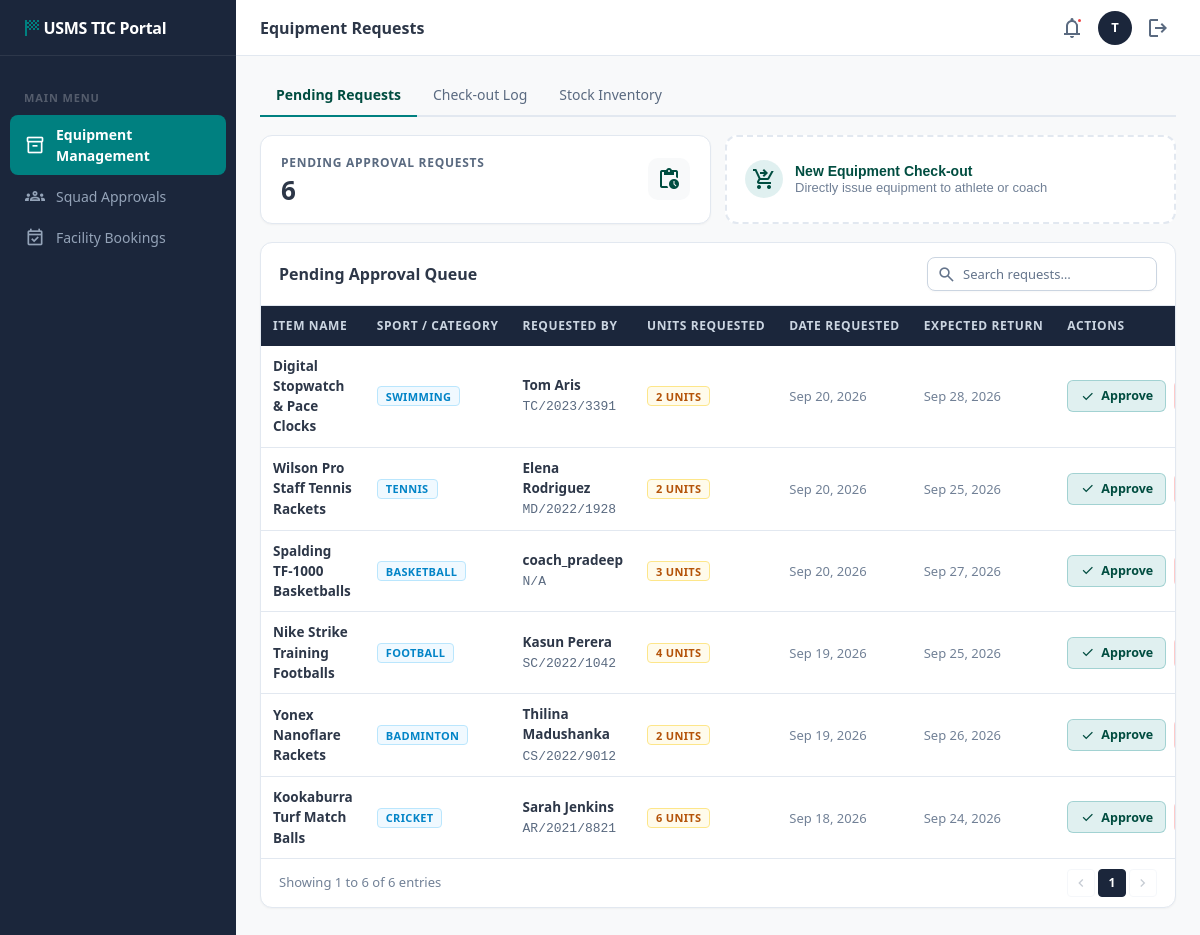
Screenshot of /views/tic_equipment_requests.php (signed in) with the database file from the repository.
### tables this page shows
CREATE TABLE `equipment_issue` (
  `issue_id` int(11) NOT NULL AUTO_INCREMENT,
  `equipment_id` int(11) NOT NULL,
  `quantity` int(11) NOT NULL DEFAULT 1,
  `athletic_id` int(11) DEFAULT NULL,
  `recipient_type` enum('Athlete','Coach') NOT NULL DEFAULT 'Athlete',
  `recipient_name` varchar(150) DEFAULT NULL,
  `issue_date` date NOT NULL,
  `expected_return_date` date NOT NULL,
  `actual_return_date` date DEFAULT NULL,
  `status` enum('Pending','Issued','Returned','Rejected') NOT NULL DEFAULT 'Pending',
  PRIMARY KEY (`issue_id`),
  KEY `athletic_id` (`athletic_id`),
  KEY `equipment_id` (`equipment_id`),
  CONSTRAINT `equipment_issue_ibfk_1` FOREIGN KEY (`athletic_id`) REFERENCES `Athletic` (`athlete_id`),
  CONSTRAINT `equipment_issue_ibfk_2` FOREIGN KEY (`equipment_id`) REFERENCES `equipment` (`equipment_id`)
);

CREATE TABLE `equipment` (
  `equipment_id` int(11) NOT NULL AUTO_INCREMENT,
  `sport_id` int(11) NOT NULL,
  `item_name` varchar(100) NOT NULL,
  `quantity_in_stock` int(11) NOT NULL,
  `condition_status` enum('New','Good','Needs Repair') NOT NULL DEFAULT 'Good',
  PRIMARY KEY (`equipment_id`),
  KEY `sport_id` (`sport_id`),
  CONSTRAINT `equipment_ibfk_1` FOREIGN KEY (`sport_id`) REFERENCES `sports` (`sport_id`)
);

CREATE TABLE `sports` (
  `sport_id` int(11) NOT NULL AUTO_INCREMENT,
  `sport_name` varchar(255) NOT NULL,
  PRIMARY KEY (`sport_id`),
  UNIQUE KEY `sport_name` (`sport_name`)
);

### config/db.php (called while the page is built, shortened)
<?php
class Database {
    private static $host = '127.0.0.1';
    private static $port = '3306';
    private static $db_name = 'USMS';
    private static $username = 'root';
    private static $password = '';
    private static $conn = null;
    public static function connect() {
        if (self::$conn === null) {
            $options = [
                PDO::ATTR_ERRMODE            => PDO::ERRMODE_EXCEPTION,
                PDO::ATTR_DEFAULT_FETCH_MODE => PDO::FETCH_ASSOC,
                PDO::ATTR_EMULATE_PREPARES   => false,
            ];
            try {
                $dsn = 'mysql:host=' . self::$host . ';port=' . self::$port . ';dbname=' . self::$db_name . ';charset=utf8mb4';
                self::$conn = new PDO($dsn, self::$username, self::$password, $options);
                return self::$conn;
            } catch (PDOException $tcpException) {
                $lastError = $tcpException->getMessage();
            }
            die("Database Connection Error: " . $lastError);
        }
        return self::$conn;
    }
}

### models/Equipment.php (called while the page is built, shortened)
<?php
require_once __DIR__ . '/../config/db.php';
class Equipment {
    private $db;
    public function __construct() {
        $this->db = Database::connect();
    }
    public function getPendingRequests() {
        $sql = "
            SELECT
                ei.issue_id,
                ei.equipment_id,
                ei.quantity,
                ei.recipient_type,
                e.item_name,
                s.sport_name,
                COALESCE(a.full_name, ei.recipient_name, 'Staff/Coach') AS requested_by,
                COALESCE(a.index_number, 'N/A') AS index_number,
                COALESCE(a.faculty, 'Sports Staff') AS faculty,
                ei.issue_date,
                ei.expected_return_date,
                ei.status
            FROM equipment_issue ei
            JOIN equipment e ON ei.equipment_id = e.equipment_id
            JOIN sports s ON e.sport_id = s.sport_id
            LEFT JOIN Athletic a ON ei.athletic_id = a.athlete_id
            WHERE ei.status = 'Pending'
            ORDER BY ei.issue_date DESC, ei.issue_id DESC
        ";
        $stmt = $this->db->query($sql);
        return $stmt->fetchAll();
    }
    public function getStats() {
        $totalItems   = (int) $this->db->query("SELECT COALESCE(SUM(quantity_in_stock), 0) FROM equipment")->fetchColumn();
        $inStockTypes = (int) $this->db->query("SELECT COUNT(*) FROM equipment WHERE quantity_in_stock > 0")->fetchColumn();
        $lowStock     = (int) $this->db->query("SELECT COUNT(*) FROM equipment WHERE quantity_in_stock <= 5")->fetchColumn();
        $totalPending = (int) $this->db->query("SELECT COUNT(*) FROM equipment_issue WHERE status = 'Pending'")->fetchColumn();
        $totalOut     = (int) $this->db->query("SELECT COALESCE(SUM(quantity), 0) FROM equipment_issue WHERE status = 'Issued'")->fetchColumn();
        return [
            'total_items'    => $totalItems,
            'in_stock_types' => $inStockTypes,
            'low_stock'      => $lowStock,
            'total_pending'  => $totalPending,
            'total_out'      => $totalOut
        ];
    }
}
?>

### views/tic_equipment_requests.php (the view, shortened to what this page needs)
<?php
require_once '../models/Equipment.php';
$equipModel   = new Equipment();
$requests     = $equipModel->getPendingRequests();
$stats        = $equipModel->getStats();
$totalPending = $stats['total_pending'];
$pageTitle = 'Equipment Requests';
?>
<!DOCTYPE html>
<html lang="en">
<head>
    <link rel="stylesheet" href="../assets/css/dashboard.css">
</head>
<body class="dashboard">
<?php include 'partials/tic_sidebar.php'; ?>
<div class="main-wrapper">
    <?php include 'partials/tic_header.php'; ?>
    <div class="page-content">
        <div class="sub-nav">
            <a href="tic_equipment_requests.php" class="active">Pending Requests</a>
            <a href="tic_checkout_log.php">Check-out Log</a>
            <a href="tic_stock_inventory.php">Stock Inventory</a>
        </div>
        <div class="grid-2">
            <div class="stat-card">
                <div>
                    <div class="stat-label">Pending Approval Requests</div>
                    <div class="stat-value"><?= $totalPending ?></div>
                </div>
                <div class="stat-icon">
                    <span class="material-symbols-outlined">pending_actions</span>
                </div>
            </div>
            <button class="action-card" onclick="openModal('newCheckoutModal')">
                <div class="action-card-icon">
                    <span class="material-symbols-outlined">shopping_cart_checkout</span>
                </div>
                <div>
                    <div class="action-card-title">New Equipment Check-out</div>
                    <div class="action-card-desc">Directly issue equipment to athlete or coach</div>
                </div>
            </button>
        </div>
        <div class="table-card">
            <div class="table-toolbar">
                <span class="table-title">Pending Approval Queue</span>
                <div class="table-filters">
                    <div class="search-box">
                        <input type="text" class="search-input" id="searchReq" placeholder="Search requests…">
                    </div>
                </div>
            </div>
            <div class="table-scroll">
                <table class="data-table" id="reqTable">
                    <thead>
                        <tr>
                            <th>Item Name</th>
                            <th>Sport / Category</th>
                            <th>Requested By</th>
                            <th>Units Requested</th>
                            <th>Date Requested</th>
                            <th>Expected Return</th>
                            <th class="text-right">Actions</th>
                        </tr>
                    </thead>
                    <tbody>
                        <?php if (empty($requests)): ?>
                            <tr>
                                <td colspan="7" style="text-align: center; color: var(--text-3); padding: 30px;">
                                    <span class="material-symbols-outlined" style="font-size: 32px; display: block; margin-bottom: 6px;">check_circle</span>
                                    No pending equipment requests at this time.
                                </td>
                            </tr>
                        <?php else: ?>
                            <?php foreach ($requests as $r): ?>
                            <tr>
                                <td><span class="cell-main"><?= htmlspecialchars($r['item_name']) ?></span></td>
                                <td><span class="badge badge-info"><?= htmlspecialchars($r['sport_name']) ?></span></td>
                                <td>
                                    <span class="cell-main"><?= htmlspecialchars($r['requested_by']) ?></span>
                                    <span class="cell-sub cell-mono"><?= htmlspecialchars($r['index_number']) ?></span>
                                </td>
                                <td><span class="badge badge-warning" style="font-weight:700;"><?= (int)($r['quantity'] ?? 1) ?> units</span></td>
                                <td><span class="cell-sub"><?= date('M d, Y', strtotime($r['issue_date'])) ?></span></td>
                                <td><span class="cell-sub"><?= date('M d, Y', strtotime($r['expected_return_date'])) ?></span></td>
                                <td>
                                    <div class="cell-actions">
                                        <form action="../controllers/TicController.php?action=approve_request" method="POST" style="display:inline;">
                                            <button type="submit" class="btn btn-success btn-sm" onclick="return USMS.confirmForm(event, this, 'Approve and issue this equipment (<?= (int)($r['quantity'] ?? 1) ?> units)?')">
                                                <span class="material-symbols-outlined" style="font-size:15px;">check</span> Approve
                                            </button>
                                        </form>
                                    </div>
                                </td>
                            </tr>
                            <?php endforeach; ?>
                        <?php endif; ?>
                    </tbody>
                </table>
            </div>
            <div class="pagination">
                <span>Showing <?= count($requests) ?> of <?= $totalPending ?> requests</span>
                <div class="page-btns">
                </div>
            </div>
        </div>
    </div>
</div>
</body>
</html>

### views/partials/tic_sidebar.php
<?php
$currentPage = basename($_SERVER['PHP_SELF']);
$equipPages = ['tic_equipment_requests.php', 'tic_stock_inventory.php', 'tic_checkout_log.php'];
$isEquipActive = in_array($currentPage, $equipPages);
?>
<aside class="sidebar">
    <div class="sidebar-logo">
        <span class="material-symbols-outlined" style="color:var(--accent); font-size:24px;">sports_score</span>
        <span>USMS TIC Portal</span>
    </div>
    <nav class="sidebar-nav">
        <div class="sidebar-section-label">Main Menu</div>
        <a href="tic_equipment_requests.php"
           class="sidebar-link <?= $isEquipActive ? 'active' : '' ?>">
            <span class="material-symbols-outlined">inventory_2</span>
            Equipment Management
        </a>
        <a href="tic_squad_approval.php"
           class="sidebar-link <?= ($currentPage === 'tic_squad_approval.php') ? 'active' : '' ?>">
            <span class="material-symbols-outlined">groups</span>
            Squad Approvals
        </a>
        <a href="tic_facility_booking.php"
           class="sidebar-link <?= ($currentPage === 'tic_facility_booking.php') ? 'active' : '' ?>">
            <span class="material-symbols-outlined">event_available</span>
            Facility Bookings
        </a>
    </nav>
</aside>

### views/partials/tic_header.php (shortened to what this page needs)
<?php
$headerUserId   = $_SESSION['user_id'] ?? null;
$headerUsername = $_SESSION['username'] ?? 'User';
if ($headerUserId) {
    try {
        require_once __DIR__ . '/../../config/db.php';
        if (!isset($headerPdo)) {
            $headerPdo = Database::connect();
        }
    } catch (Exception $e) {
    }
}
$headerNotifs = [];
try {
    $notifStmt = $headerPdo->query("
        SELECT
            announcement_id,
            title,
            content,
            target_audience,
            priority,
            created_at
        FROM announcements
        WHERE status = 'Active'
        ORDER BY
            CASE WHEN priority = 'Urgent' THEN 1
                 WHEN priority = 'Important' THEN 2
                 ELSE 3 END,
            created_at DESC
        LIMIT 15
    ");
    $headerNotifs = $notifStmt->fetchAll(PDO::FETCH_ASSOC);
} catch (Exception $e) {
    $headerNotifs = [];
}
$notifCount = count($headerNotifs);
?>
<header class="header">
    <div class="header-left">
        <h1 class="header-title"><?= $pageTitle ?? 'Dashboard' ?></h1>
    </div>
    <div class="header-actions">
        <div class="header-dropdown-wrap">
            <button type="button" class="icon-btn" id="notifDropdownBtn" title="Notifications" onclick="toggleHeaderDropdown('notifDropdown')">
                <span class="material-symbols-outlined">notifications</span>
                <?php if ($notifCount > 0): ?>
                    <span class="notif-dot"></span>
                <?php endif; ?>
            </button>
        </div>
        <div class="header-dropdown-wrap">
            <div class="user-avatar" id="profileDropdownBtn" title="My Profile" onclick="toggleHeaderDropdown('profileDropdown')">
                <?= strtoupper(substr($headerUsername, 0, 1)) ?>
            </div>
        </div>
        <a href="../controllers/AuthController.php?action=logout" class="icon-btn" title="Logout">
            <span class="material-symbols-outlined">logout</span>
        </a>
    </div>
</header>

### rows the page displays
equipment_issue: quantity "6", equipment.item_name "Kookaburra Turf Match Balls", sports.sport_name "CRICKET", requested_by "Sarah Jenkins", index_number "AR/2021/8821", issue_date "Sep 18, 2026", expected_return_date "Sep 24, 2026"
equipment_issue: equipment.item_name "Digital Stopwatch & Pace Clocks", sports.sport_name "SWIMMING", requested_by "Tom Aris", index_number "TC/2023/3391", quantity "2", issue_date "Sep 20, 2026", expected_return_date "Sep 28, 2026"
equipment_issue: equipment.item_name "Wilson Pro Staff Tennis Rackets", sports.sport_name "TENNIS", requested_by "Elena Rodriguez", index_number "MD/2022/1928", quantity "2", issue_date "Sep 20, 2026", expected_return_date "Sep 25, 2026"
equipment_issue: equipment.item_name "Spalding TF-1000 Basketballs", sports.sport_name "BASKETBALL", requested_by "coach_pradeep", index_number "N/A", quantity "3", issue_date "Sep 20, 2026", expected_return_date "Sep 27, 2026"
equipment_issue: equipment.item_name "Nike Strike Training Footballs", sports.sport_name "FOOTBALL", requested_by "Kasun Perera", index_number "SC/2022/1042", quantity "4", issue_date "Sep 19, 2026", expected_return_date "Sep 25, 2026"
equipment_issue: equipment.item_name "Yonex Nanoflare Rackets", sports.sport_name "BADMINTON", requested_by "Thilina Madushanka", index_number "CS/2022/9012", quantity "2", issue_date "Sep 19, 2026", expected_return_date "Sep 26, 2026"

### other values shown
$pageTitle "Equipment Requests"
substr($headerUsername, 0, 1) "T"
